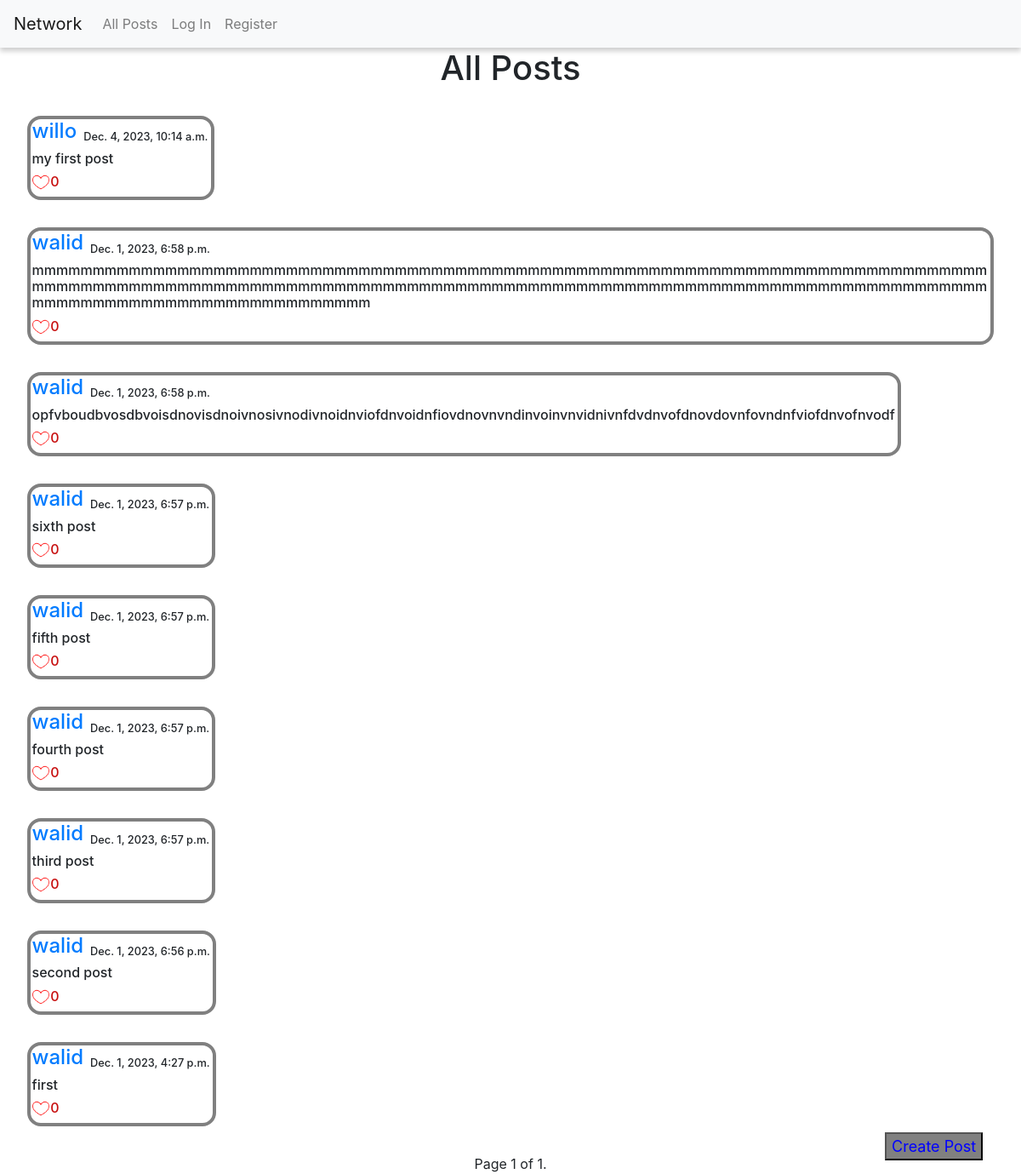
/, run on an earlier commit of the app's database.
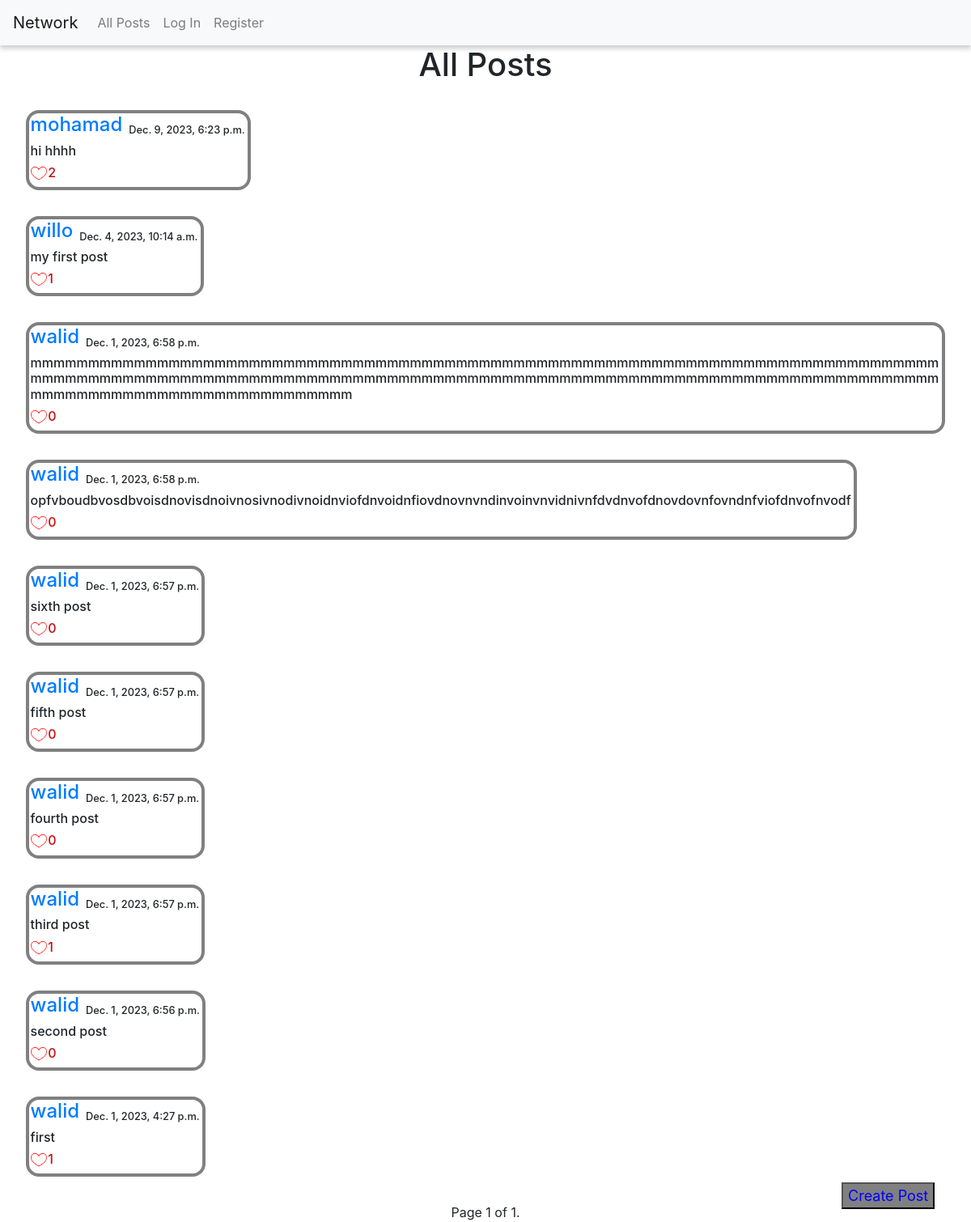
And on a later commit of the database.
### network/models.py (models this page shows)
class Posts(models.Model):
    creator = models.ForeignKey(User, on_delete=models.CASCADE)
    contents = models.CharField(max_length=300)
    date_created = models.DateTimeField(auto_now_add=True)
    likes_num = models.IntegerField(default=0)

class User(AbstractUser):
    pass

### network/views.py (the view)
# urls.py: path("", views.index, name="index"),
def index(request):
    posts = Posts.objects.all().order_by('-id')
    paginator = Paginator(posts, 10)
    page_number = request.GET.get("page")
    page_obj = paginator.get_page(page_number)
    likes = Likes.objects.all()
    liked_posts = []
    try:
        for like in likes:
            if like.user.id == request.user.id:
                liked_posts.append(like.post.id)
    except:
        liked_posts = []
    if request.method == "POST":
        if request.user.is_authenticated:
            contents = request.POST["contents"]
            user = request.user
            post = Posts.objects.create(creator=user, contents=contents)
            post.save()
            return render(request, "network/index.html", {
                "posts": posts,
                "page_obj": page_obj,
                "title": 'All Posts',
                "liked_posts": liked_posts,
            })
        else:
            return render(request, "network/login.html")
    else:
        return render(request, "network/index.html", {
                "posts": posts,
                "page_obj": page_obj,
                "title": 'All Posts',
                "liked_posts": liked_posts,
                })

### network/templates/network/index.html (shortened to what this page needs)
{% extends "network/layout.html" %}
{% load static %}
{% block body %}
        {% if posts %}
        <h1 id="all_posts">{{title}}</h1>
        {% for post in page_obj %}
        <div id="post_content">
            <div id="creator_post">
                <h4 id="creator"><a href="{% url "profile" post.creator %}">{{ post.creator }}</a></h4>
                <h5 id="date">{{ post.date_created }}</h5></div>
            <div id="div{{post.id}}"><h6 id="post{{post.id}}">{{ post.contents }}</h6><textarea class="text" name="contents" id="text{{post.id}}"></textarea></div>
            <div id="creator_post">
            {% if post.id in liked_posts %}
            <img data-id={{post.id}} id="image{{post.id}}" class="image" src={% static "network/like.png" %} alt="liked">
            <h6 data-id={{post.id}} class="likes_num" id="likes{{post.id}}">{{ post.liked_post.count }}</h6>
            {% else %}
            <img data-id={{post.id}} id="image{{post.id}}" class="image" src={% static "network/unlike.png" %} alt="unlike">
            <h6 data-id={{post.id}} class="likes_num" id="likes{{post.id}}">{{post.liked_post.count}}</h6>{% endif %}
                <button class="save_btn" id="save_btn{{post.id}}" data-id={{post.id}} >Save</button></div>
            </div>
        </div>
        {% endfor %}
        <div class="pagination">
            <span class="step-links">
                <span class="current">
                    Page {{ page_obj.number }} of {{ page_obj.paginator.num_pages }}.
                </span>
            </span>
        </div>
        {% else %}
        <h1>No posts</h1>
        {% endif %}
    <div id="create_post"><button id="create_post_btn"><a id="create_post_btn" href="{% url 'create_post' %}">Create Post</a></button></div>
{% endblock %}

### network/templates/network/layout.html (shortened to what this page needs)
{% load static %}
<!DOCTYPE html>
<html lang="en">
    <head>
        <link rel="stylesheet" href="https://stackpath.bootstrapcdn.com/bootstrap/4.4.1/css/bootstrap.min.css">
        <link href="{% static 'network/styles.css' %}" rel="stylesheet">
    </head>
    <body>
        <nav id="navbar" class="navbar navbar-expand-lg navbar-light bg-light">
            <a class="navbar-brand" href="#">Network</a>
            <div>
              <ul class="navbar-nav mr-auto">
                <li class="nav-item">
                  <a class="nav-link" href="{% url 'index' %}">All Posts</a>
                </li>
                {% if user.is_authenticated %}
                    <li class="nav-item">
                        <a class="nav-link" href="{% url 'following' %}">Following</a>
                    </li>
                    <li class="nav-item">
                        <a class="nav-link" href="{% url 'logout' %}">Log Out</a>
                    </li>
                {% else %}
                    <li class="nav-item">
                        <a class="nav-link" href="{% url 'login' %}">Log In</a>
                    </li>
                    <li class="nav-item">
                        <a class="nav-link" href="{% url 'register' %}">Register</a>
                    </li>
                {% endif %}
              </ul>
            </div>
          </nav>
        <div class="body">
            {% block body %}
            {% endblock %}
    </body>
</html>

### network/static/network/styles.css (style rules this page uses)
#navbar { box-shadow: 0 4px 6px 0 rgba(0, 0, 0, 0.2); }
.image { width: 1.25rem; height: 1.25rem; }
#create_post { width: 9rem; font-size: large; right: 1rem; bottom: 1rem; position: fixed; }
#create_post_btn { background-color: grey; color: blue; }
#all_posts { display: flex; justify-content: center; }
#post_content { margin: 2rem; border: 0.3rem solid; border-radius: 1rem; border-color: grey; max-width: fit-content; white-space: normal; word-wrap: break-word; }
#creator_post { display: flex; margin-left: 0.1rem; }
#date { display: flex; flex-direction: column-reverse; font-size: 0.8rem; margin-left: 0.5rem; margin-right: 0.2rem; }
h6 { margin-left: 0.1rem; margin-right: 0.2rem; }
.likes_num { color: #c70e0e; }
#creator { color: #2f2ffb; }
.pagination { display: flex; justify-content: center; }

What changed in the data, as far as the page shows it:
added Posts: creator "mohamad", date_created "Dec. 9, 2023, 6:23 p.m.", contents "hi hhhh", liked_post.count "2"
computed for Posts "my first post": liked_post.count "0" → "1"
computed for Posts "third post": liked_post.count "0" → "1"
computed for Posts "first": liked_post.count "0" → "1"
